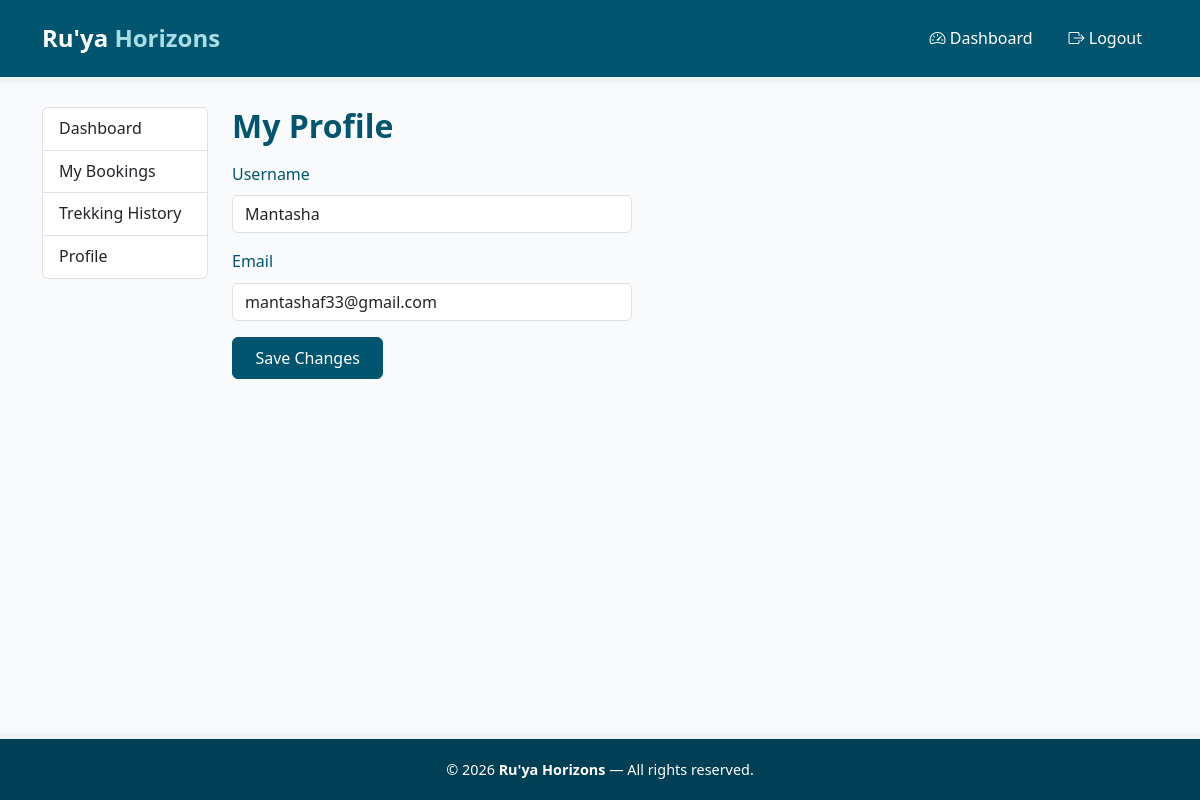
/user/profile (signed in), run on an earlier commit of the app's database.
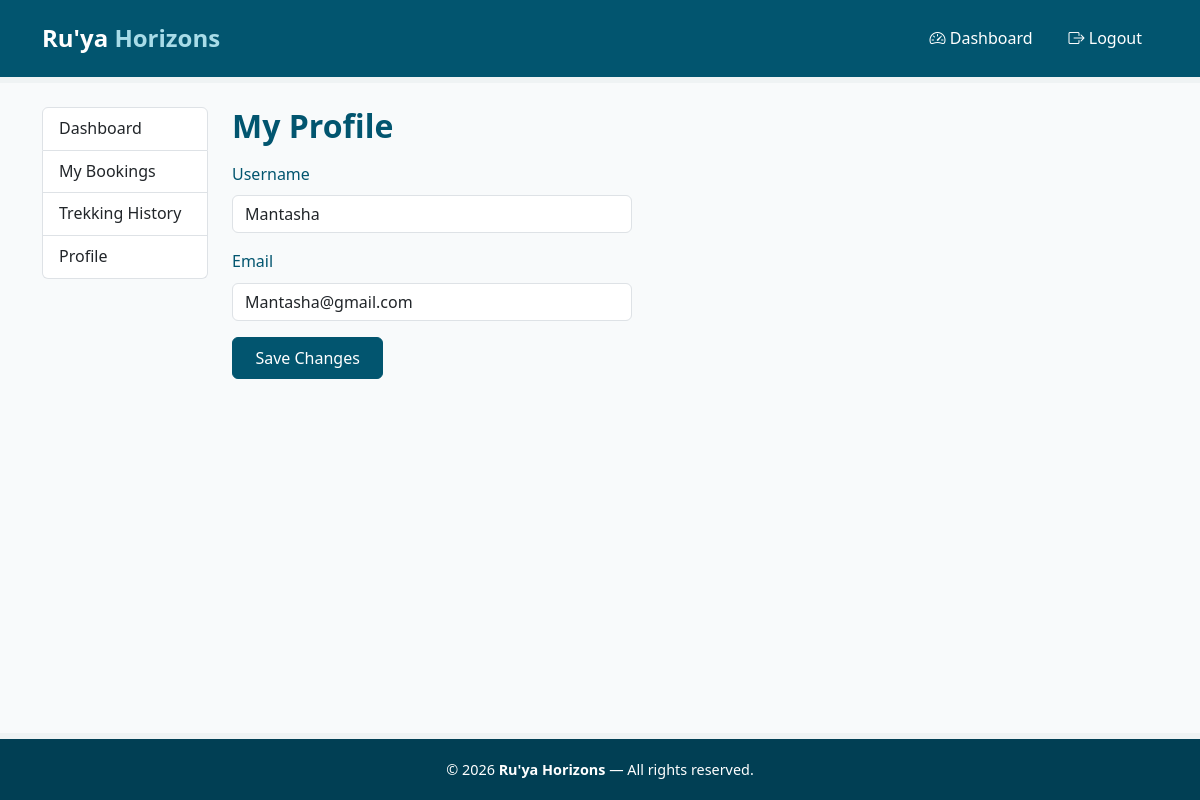
And on a later commit of the database.
### models.py (models this page shows)
class User(db.Model, UserMixin):
    __tablename__ = 'user'
    id = db.Column(db.Integer, primary_key=True)
    username = db.Column(db.String(150), unique=True, nullable=False)
    email = db.Column(db.String(150), unique=True, nullable=False)
    password = db.Column(db.String(256), nullable=False)
    role = db.Column(db.String(50), nullable=False, default='trekker')  # 'admin' or 'user' or 'trek_staff'
    is_active = db.Column(db.Boolean, default=True) # active or inactive
    created_at = db.Column(db.DateTime, default=datetime.utcnow)
    bookings = db.relationship('Booking', backref='user', lazy=True)

### app.py (the view, shortened to what this page needs)
@app.route('/user/profile', methods=['GET', 'POST'])
@login_required
def user_profile():
    if current_user.role != 'trekker':
        return "Access denied: Trekkers only", 403
    error = None
    return render_template('user_profile.html', error=error)

### app.py (called while the page is built)
@login_manager.user_loader
def load_user(user_id):
    return User.query.get(int(user_id))

### templates/user_profile.html (shortened to what this page needs)
{% extends "base.html" %}
{% block content %}
<div class="container my-4">
    <div class="row">
        {% include "user_sidebar.html" %}
        <div class="col-md-9 col-lg-10">
            <h2 class="page-heading">My Profile</h2>
            <form method="POST" class="mt-3" style="max-width: 400px;">
                <div class="mb-3">
                    <label class="form-label">Username</label>
                    <input type="text" name="username" class="form-control" value="{{ current_user.username }}" required>
                </div>
                <div class="mb-3">
                    <label class="form-label">Email</label>
                    <input type="email" name="email" class="form-control" value="{{ current_user.email }}" required>
                </div>
                <button type="submit" class="btn btn-primary">Save Changes</button>
            </form>
        </div>
    </div>
</div>
{% endblock %}

What changed in the data, as far as the page shows it:
changed User "Mantasha": email "mantashaf33@gmail.com" → "Mantasha@gmail.com"
